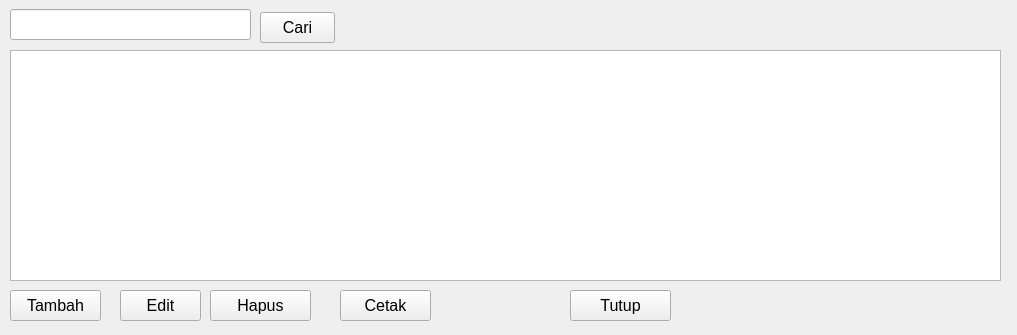
<?xml version="1.0" encoding="UTF-8"?>
<ui version="4.0">
 <class>Form</class>
 <widget class="QWidget" name="Form">
  <property name="geometry">
   <rect>
    <x>0</x>
    <y>0</y>
    <width>1017</width>
    <height>335</height>
   </rect>
  </property>
  <property name="windowTitle">
   <string>Data Absensi</string>
  </property>
  <widget class="QLineEdit" name="searchEdit">
   <property name="geometry">
    <rect>
     <x>10</x>
     <y>9</y>
     <width>241</width>
     <height>31</height>
    </rect>
   </property>
   <property name="font">
    <font>
     <pointsize>12</pointsize>
    </font>
   </property>
  </widget>
  <widget class="QPushButton" name="cariButton">
   <property name="geometry">
    <rect>
     <x>260</x>
     <y>12</y>
     <width>75</width>
     <height>31</height>
    </rect>
   </property>
   <property name="font">
    <font>
     <pointsize>12</pointsize>
    </font>
   </property>
   <property name="text">
    <string>Cari</string>
   </property>
  </widget>
  <widget class="QPushButton" name="tambahButton">
   <property name="geometry">
    <rect>
     <x>10</x>
     <y>290</y>
     <width>91</width>
     <height>31</height>
    </rect>
   </property>
   <property name="font">
    <font>
     <pointsize>12</pointsize>
    </font>
   </property>
   <property name="text">
    <string>Tambah</string>
   </property>
  </widget>
  <widget class="QPushButton" name="ubahButton">
   <property name="geometry">
    <rect>
     <x>120</x>
     <y>290</y>
     <width>81</width>
     <height>31</height>
    </rect>
   </property>
   <property name="font">
    <font>
     <pointsize>12</pointsize>
    </font>
   </property>
   <property name="text">
    <string>Edit</string>
   </property>
  </widget>
  <widget class="QPushButton" name="hapusButton">
   <property name="geometry">
    <rect>
     <x>210</x>
     <y>290</y>
     <width>101</width>
     <height>31</height>
    </rect>
   </property>
   <property name="font">
    <font>
     <pointsize>12</pointsize>
    </font>
   </property>
   <property name="text">
    <string>Hapus</string>
   </property>
  </widget>
  <widget class="QPushButton" name="tutupButton">
   <property name="geometry">
    <rect>
     <x>570</x>
     <y>290</y>
     <width>101</width>
     <height>31</height>
    </rect>
   </property>
   <property name="font">
    <font>
     <pointsize>12</pointsize>
    </font>
   </property>
   <property name="text">
    <string>Tutup</string>
   </property>
  </widget>
  <widget class="QTableView" name="table">
   <property name="geometry">
    <rect>
     <x>10</x>
     <y>50</y>
     <width>991</width>
     <height>231</height>
    </rect>
   </property>
   <property name="sizePolicy">
    <sizepolicy hsizetype="Expanding" vsizetype="Preferred">
     <horstretch>0</horstretch>
     <verstretch>0</verstretch>
    </sizepolicy>
   </property>
   <property name="font">
    <font>
     <pointsize>12</pointsize>
    </font>
   </property>
   <property name="selectionMode">
    <enum>QAbstractItemView::SingleSelection</enum>
   </property>
   <property name="selectionBehavior">
    <enum>QAbstractItemView::SelectRows</enum>
   </property>
   <property name="wordWrap">
    <bool>true</bool>
   </property>
  </widget>
  <widget class="QPushButton" name="cetakButton">
   <property name="geometry">
    <rect>
     <x>340</x>
     <y>290</y>
     <width>91</width>
     <height>31</height>
    </rect>
   </property>
   <property name="font">
    <font>
     <pointsize>12</pointsize>
    </font>
   </property>
   <property name="text">
    <string>Cetak</string>
   </property>
  </widget>
 </widget>
 <resources/>
 <connections/>
</ui>
